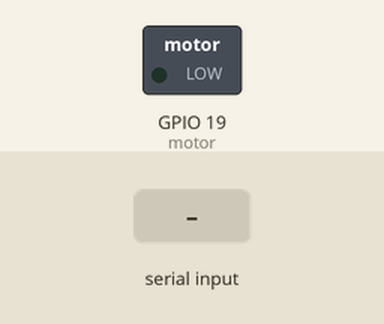
The sketch below on a simulated ESP32. Parts: switched loads named in the sketch (green lamp = pin HIGH). The inputs (shaded band) are chosen by the test bench. What the sketch prints to the serial monitor is not drawn.

Above: at 1.4 s.
1.5 s: "S" received over Serial
At 2.3 s:
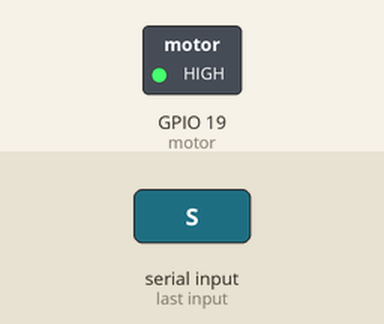
Timing chart, 0 to 4.5 s (numbered marks = the images above; inputs shaded):
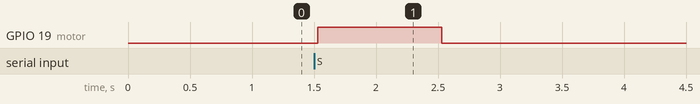

The sketch:

Serial_Acc_Interface.ino
```cpp
/*
 * File Description:
 *
 * This file contains code to initilaize accelerometers on the ISX shield when
 * interfaced with ESP32 The program contains APIs that process raw accelerometer
 * data from the ADXL 335 accelerometer on the ISX shield. peakDetector() provides
 * an output indicating if three to and  fro swings of the hand is detected. The
 * motor is actuated when the thump is detected.
 *
 * Hardware
 * NODE MCU ESP32
 * Pin Out diagram:https://www.google.com/imgres?imgurl=https%3A%2F%2Fcontent.instructables.com%2FORIG%2FFOL%2FYWLI%2FJEOILQ5U%2FFOLYWLIJEOILQ5U.png%3Ffit%3Dbounds%26frame%3D1%26width%3D1024&imgrefurl=https%3A%2F%2Fwww.instructables.com%2FESP32-Internal-Details-and-Pinout%2F&tbnid=HYvxO4skyW-v-M&vet=12ahUKEwidhuvBiNrtAhWlhuYKHZJdCf4QMygAegUIARCmAQ..i&docid=5CPFwzn7BNAdyM&w=1024&h=578&q=esp32%20nodemcu%20pinout&ved=2ahUKEwidhuvBiNrtAhWlhuYKHZJdCf4QMygAegUIARCmAQ
 * ISX shield
 *
 * Connections:
 *
 * Motor-> + ve->GPIO 19 , -ve->GND
 * ADXL X_OUT -> ADC0
 * ADXL Y_OUT -> ADC3
 * ADXL Z_OUT -> ADC6
 * YP4065-1A Li-Po charger +ve - >Vin (5V input regulated), -ve ->GND
 */

#include "BluetoothSerial.h"

/********** DEFINES*************/
//Selection of Axis to Send over BT
#define NUM_AXIS  3
#define NUM_FLEX  5
#define BYPASS_PRE_PROCESSING 0
/***********GLOBAL DATA*****************/

const int acc_pins[NUM_AXIS]= {A0,A3,A6};
const int motor = 19;
const int flex[NUM_FLEX] = {A15,A16,A17,A19,A18};
bool enableMotor;

BluetoothSerial SerialBT;

float ip_max[NUM_AXIS];
int   send_acc_dat[NUM_AXIS];
float ip_min[NUM_AXIS];
float ip[NUM_AXIS],op[NUM_AXIS];
bool isInit=true;
int idx;
int jdx;

/******FUNCTION DEFINITIONS*******/

void meanNormalization(float *fIp, float *fOp, int num);

int firstSensor = 0; // first analog sensor
int secondSensor = 0; // second analog sensor
int thirdSensor = 0; // digital sensor
int inByte = 0;   // incoming serial

/************MAIN***************/

void setup()
{
 // start serial port at 115200 bps:
 Serial.begin(115200);
 while (!Serial) {
 ; // wait for serial port to connect. Needed for Leonardo only
 }
 pinMode(motor, OUTPUT); // motor output

 establishContact(); // send a byte to establish contact until receiver responds

 for(jdx=0; jdx<NUM_AXIS; jdx++)
  {
    ip_max[jdx]=0;
    ip_min[jdx]=0;
  }
  isInit=true;
  enableMotor=false;
}
void loop()
{
 // if we get a valid byte, read analog ins:
 if (Serial.available() > 0)
 {
   // get incoming byte:
   inByte = Serial.read();
   if(inByte=='S')
   {
    enableMotor=true;
   }

   for(idx=0;idx<NUM_AXIS;idx++)
    {
     ip[idx]= analogRead(acc_pins[idx]);
     delay(10);
    }

   if(isInit)
   {
    for(idx=0;idx<NUM_AXIS;idx++)
    {
      ip_max[idx]=ip[idx];
      ip_min[idx]=ip[idx];
    }
    isInit=false;
   }

   // read switch, map it to 0 or 255L
   meanNormalization(ip,op,NUM_AXIS);

   for(idx=0;idx<NUM_AXIS;idx++)
   {
     send_acc_dat[idx] = int(op[idx]*255);
     // send sensor values:
     Serial.write(send_acc_dat[idx]);
   }
 }

 if(enableMotor)
 {
  digitalWrite(motor,HIGH);
  delay(1000);
  digitalWrite(motor,LOW);
  enableMotor=false;
 }
}


/**************FUNCTIONS************************************/

void establishContact() {
 while (Serial.available() <= 0) {
 Serial.print('A'); // send a capital A
 delay(300);
 }
}


void serialEvent() {
  while (Serial.available()) {
    // get the new byte:
    char inChar = (char)Serial.read();
    if(inChar='S')
    {
     enableMotor=true;
    }
  }
}

void meanNormalization(float *fIp, float *fOp, int num)
{
  for(jdx=0;jdx<num;jdx++)
  {
     ip_max[jdx] = max(ip_max[jdx],fIp[jdx]);
     ip_min[jdx] = min(ip_min[jdx],fIp[jdx]);
    fOp[jdx] = (fIp[jdx]-ip_min[jdx])/(ip_max[jdx]-ip_min[jdx]);
  }
}
```

Measured:
- after the input at 1.5 s, GPIO 19 (motor): LOW → HIGH at once, → LOW 1.0 s later
